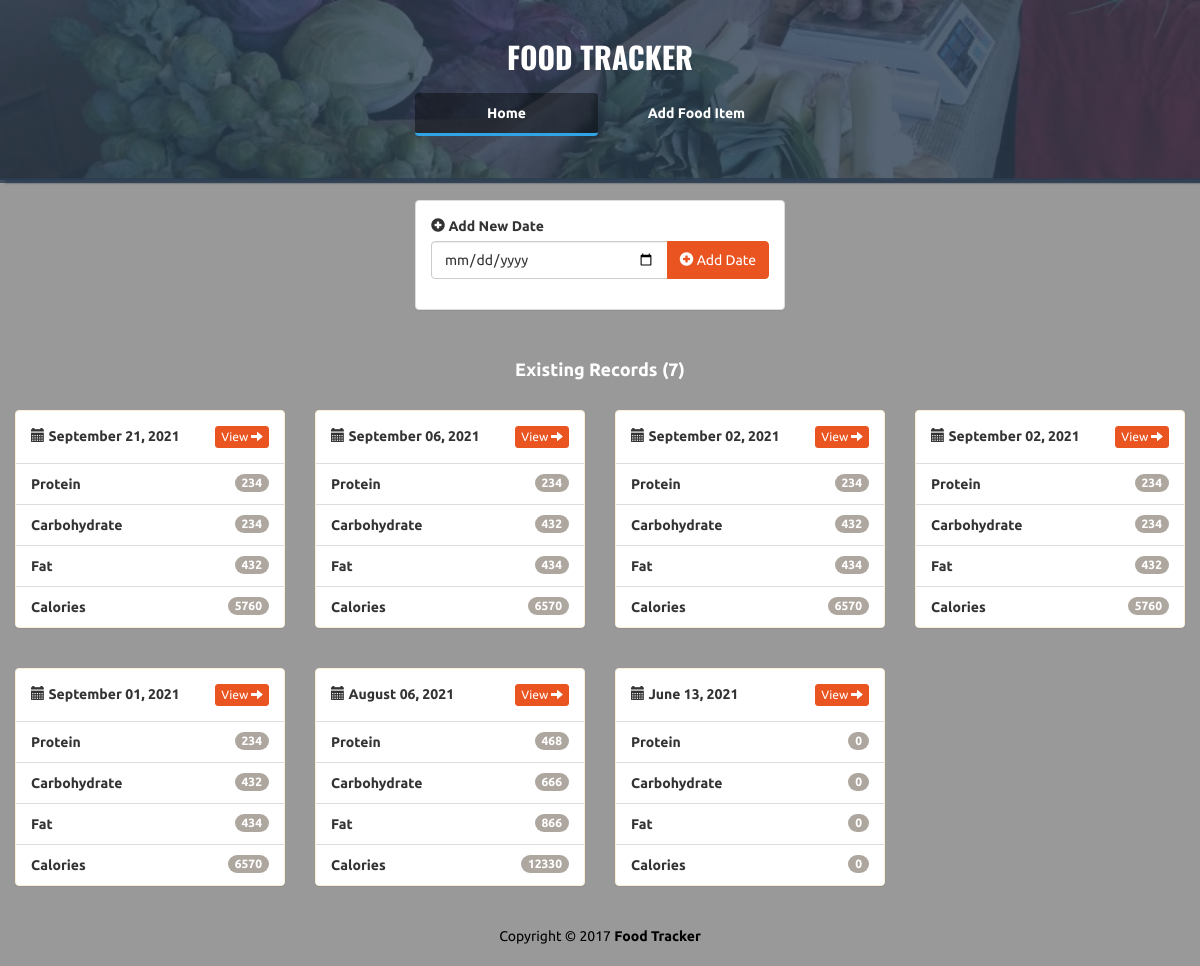
The page / on the database its author committed.
### foodtracker/models.py (models this page shows)
class Log(db.Model):
    id = db.Column(db.Integer, primary_key=True)
    date = db.Column(db.Date, nullable=False)
    foods = db.relationship('Food', secondary=log_food)

### foodtracker/routes.py (the view)
@main.route('/')
def index():
    logs = Log.query.order_by(Log.date.desc()).all()
    log_dates = []
    for log in logs:
        proteins = 0
        carbs = 0
        fats = 0
        calories = 0
        for food in log.foods:
            proteins += food.proteins
            carbs += food.carbs
            fats += food.fats
            calories += food.calories
        log_dates.append({
            'log_date': log,
            'proteins': proteins,
            'carbs': carbs,
            'fats': fats,
            'calories': calories
        })
    return render_template('index.html', log_dates=log_dates)

### foodtracker/models.py (called while the page is built)
    @property
    def calories(self):
        return self.proteins * 4 + self.carbs * 4 + self.fats * 9

### foodtracker/templates/index.html (shortened to what this page needs)
<!DOCTYPE html>
<html lang="en">
<head>
    <link rel="stylesheet" href="{{ url_for('static', filename='bs/css/united.min.css')}}" />
    <link rel="stylesheet" href="{{ url_for('static', filename='styles.css')}}" />
</head>
<body>
    <div class="container-fluid" id="wrapper">
        <div class="row" id="homeJumbo">
            <div class="overlay"></div>
            <div class="col-lg-12">
                <h1>
                    <a href="{{ url_for('main.index') }}">FOOD TRACKER</a>
                </h1>
                <div class="row t20">
                    <div class="col-lg-4 col-lg-offset-4">
                        <ul class="nav nav-pills nav-justified">
                            <li role="presentation" class="active">
                                <a href="{{ url_for('main.index') }}" title="Home">Home</a>
                            </li>
                            <li role="presentation">
                                <a href="{{ url_for('main.add') }}" title="Add Food Item">Add Food Item</a>
                            </li>
                        </ul>
                    </div>
                </div>
            </div>
        </div>
        <div class="row t20">
            <div class="col-lg-4 col-lg-offset-4">
                <div class="panel panel-default">
                    <div class="panel-body">
                        <form action="{{ url_for('main.create_log') }}" method="POST" role="form">
                            <div class="form-group">
                                <label><i class="glyphicon glyphicon-plus-sign"></i> Add New Date</label>
                                <div class="input-group">
                                    <input type="date" class="form-control" name="date" placeholder="Select New Date"
                                        aria-label="date" aria-describedby="add-btn">
                                    <span class="input-group-btn">
                                        <button type="submit" class="btn btn-primary" id="add-btn">
                                            <i class="glyphicon glyphicon-plus-sign"></i> Add Date
                                        </button>
                                    </span>
                                </div>
                            </div>
                        </form>
                    </div>
                </div>
            </div>
        </div>
        <div class="row t20">
            <div class="col-lg-12">
                <h4 class="text-center text-white"><strong>Existing Records ({{ log_dates|length }})</strong></h4>
            </div>
        </div>
        {% for row in log_dates|batch(4) %}
        <div class="row t20">
            {% for log_date in row %}
            <div class="col-lg-3">
                <div class="panel panel-warning">
                    <div class="panel-body text-bold">
                        <i class="glyphicon glyphicon-calendar"></i> {{ log_date['log_date'].date.strftime('%B %d, %Y')
                        }}
                        <a class="btn btn-primary btn-xs pull-right"
                            href="{{ url_for('main.view', log_id=log_date['log_date'].id) }}">
                            View <i class="glyphicon glyphicon-arrow-right"></i>
                        </a>
                    </div>
                    <ul class="list-group">
                        <li class="list-group-item text-bold"><span class="badge">{{ log_date['proteins'] }}</span>
                            Protein</li>
                        <li class="list-group-item text-bold"><span class="badge">{{ log_date['carbs'] }}</span>
                            Carbohydrate</li>
                        <li class="list-group-item text-bold"><span class="badge">{{ log_date['fats'] }}</span> Fat</li>
                        <li class="list-group-item text-bold"><span class="badge">{{ log_date['calories'] }}</span>
                            Calories</li>
                    </ul>
                </div>
            </div>
            {% endfor %}
        </div>
        {% endfor %}
        <footer>
            <div class="row pad">
                <div class="col-lg-12 text-center">
                    Copyright &copy; 2017 <strong>Food Tracker</strong>
                </div>
            </div>
        </footer>
    </div>
</body>
</html>

### foodtracker/static/styles.css (style rules this page uses)
body { background: rgba(0, 0, 0, 0.4); font-family: "Ubuntu", sans-serif; }
#homeJumbo { position: relative; min-height: 180px; background: rgba(44, 62, 80, 0.8); background-image: url("./img/bg.jpg"); background-size: cover; background-repeat: no-repeat; border-bottom: 2px solid rgba(44, 62, 80, 0.8); box-shadow: 7px 1px 2px 2px rgba(44, 62, 80, 0.8); }
#homeJumbo > div.overlay { position: absolute; height: 183px; width: 100%; background: rgba(44, 62, 80, 0.8); }
#homeJumbo h1 { font-size: 30px; color: white; font-family: "Oswald"; text-align: center; padding-top: 20px; font-weight: bolder; }
#homeJumbo h1 > a { color: white; text-decoration: none; }
.t20 { margin-top: 20px; }
.nav-pills > li.active > a, .nav-pills > li.active > a:hover, .nav-pills > li.active > a:focus { color: white; border-bottom: 3px solid #2fa4e7; font-weight: bolder; background: rgba(0, 0, 0, 0.4); }
.nav-justified > li > a { color: white; font-weight: bolder; }
.nav-pills > li + li { padding-left: 10px; }
.text-bold { font-weight: bolder !important; }
.text-white { color: white !important; }
footer { margin-top: 20px; color: black; margin-bottom: 20px; }

### rows shown on the page
Log: log_date "September 21, 2021"
Log: log_date "September 06, 2021"
Log: log_date "September 02, 2021"
Log: log_date "September 02, 2021"
Log: log_date "September 01, 2021"
Log: log_date "August 06, 2021"
Log: log_date "June 13, 2021"

### other values the page prints
{{ log_dates|length }} "7"
{{ log_date['proteins'] }} "234" "234" "234" "234" "234" "468" "0"
{{ log_date['carbs'] }} "234" "432" "432" "234" "432" "666" "0"
{{ log_date['fats'] }} "432" "434" "434" "432" "434" "866" "0"
{{ log_date['calories'] }} "5760" "6570" "6570" "5760" "6570" "12330" "0"
